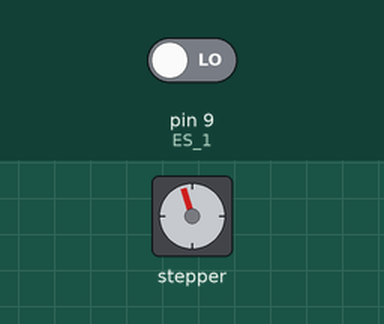
Simulated run of this sketch. Board: Arduino Uno, built with avr-gcc and run on an emulated ATmega328P. Parts: stepper motor. Wiring (inferred from the names in the program): stepper motor driver (200 steps per turn assumed): step pin 2; direction pin 5; enable pin 8. The test bench sets the inputs (shaded band); at power-on: pin 9 (ES_1) LOW.

Above: at 45.2 s.
45.3 s: pin 9 (ES_1) driven HIGH
At 50.8 s:
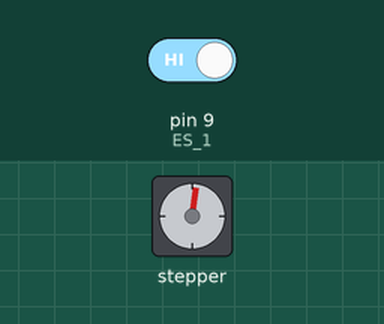
67.3 s: pin 9 (ES_1) driven LOW
At 67.6 s:
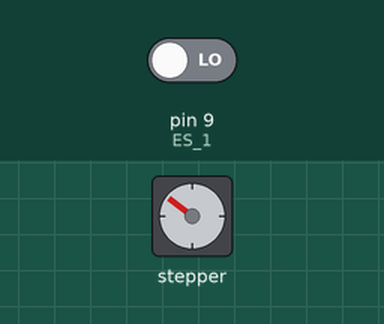
Timing chart, 0 to 92.5 s (numbered marks = the images above; inputs shaded):
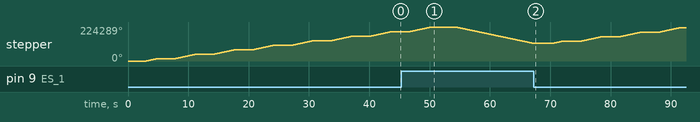

The sketch:

running_test_long_track.ino
```cpp
// 軌道套組

#define X_DIR    5   //第5腳位控制X轴馬達方向
#define X_STP    2   //第2腳位控制X轴馬達步數
#define en       8   //馬達使能
#define ES_1     9   //第9腳位為最小值機械開關接收訊號

void setup() {
  pinMode(X_DIR,OUTPUT);
  pinMode(X_STP,OUTPUT);
  pinMode(en,OUTPUT);
  digitalWrite(en,LOW);
  pinMode(ES_1, INPUT);
}

void loop() {
//先歸零直到觸發歸零限位開關就停止
  while(digitalRead(ES_1)==HIGH){
    digitalWrite(X_DIR, LOW);
    digitalWrite(X_STP, HIGH);
    delayMicroseconds(100);
    digitalWrite(X_STP, LOW);
    delayMicroseconds(100);
  }
  delay(3000);
  for (int i=0 ; i<8307 ; i++){
    digitalWrite(X_DIR, HIGH);
    digitalWrite(X_STP, HIGH);
    delayMicroseconds(100);
    digitalWrite(X_STP, LOW);
    delayMicroseconds(100);
  }
  delay(3000);
  for (int j=0 ; j<7 ; j++){
    for (int i=0 ; i<16614 ; i++){
      digitalWrite(X_DIR, HIGH);
      digitalWrite(X_STP, HIGH);
      delayMicroseconds(100);
      digitalWrite(X_STP, LOW);
      delayMicroseconds(100);
    }
    delay(3000);
  }
  delay(1000);
}
```

Measured:
- by itself, stepper: turns 14952° clockwise in 1.8 s, then 29905° clockwise in 3.5 s, then 29906° clockwise in 3.5 s, then 29905° clockwise in 3.5 s, and so on
